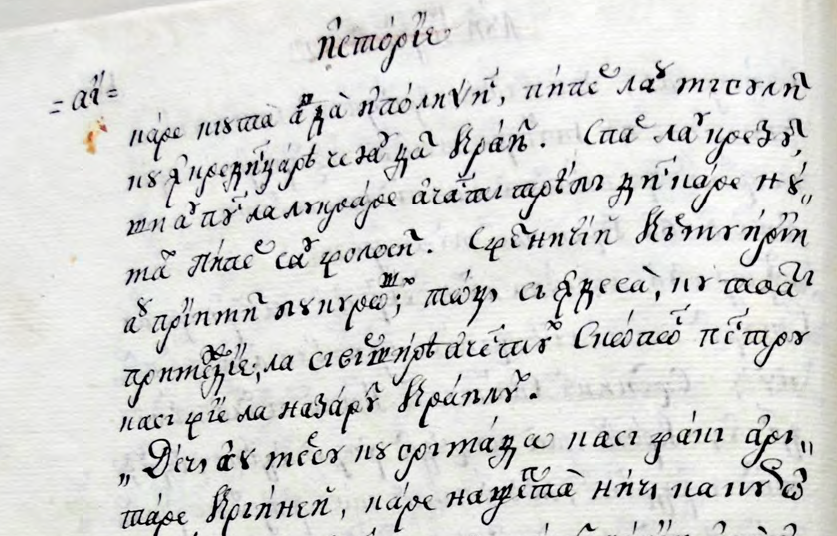
#> input picture Rows.png, 837 x 536 px
$ python Ideea1_FilterAndRidge.py
#> lines starting #> are read from the running program, lines starting #| are printed output that depends on the picture
### utils.py
import numpy as np

def ridge_following(I, start_point, max_stride=1, stop_thresh = 0.5):

    assert len(I.shape)==2
    total_cols = I.shape[1]

    start_row, start_col = start_point

    # Prepare output vector, start with -1
    ridge = -1 * np.ones(total_cols, dtype=int)
    ridge[start_col] = start_row

    # Follow ridge to the right of start_point
    max_value = I[start_row, start_col]
    for i in range(start_col+1, total_cols):

        # row = ridge[i]
        # col = i
        lower_search_limit = max(0, ridge[i-1] - max_stride)
        upper_search_limit = min(I.shape[0], ridge[i-1] + max_stride + 1)
        ridge[i] = lower_search_limit + np.argmax(I[lower_search_limit : upper_search_limit, i])

        # Update max value
        max_value = max(max_value, I[ridge[i],i])

        # Check termination
        if I[ridge[i],i] < stop_thresh * max_value:
            ridge[i] = -1  # undo last point
            break

    # Follow ridge to the left of start_point
    max_value = I[start_row, start_col]
    for i in range(start_col-1, -1, -1):
        # Find next point on ridge
        lower_search_limit = max(0, ridge[i+1] - max_stride)
        upper_search_limit = min(I.shape[0], ridge[i+1] + max_stride + 1)
        ridge[i] = lower_search_limit + np.argmax(I[lower_search_limit : upper_search_limit, i])

        # Update max value
        max_value = max(max_value, I[ridge[i],i])

        # Check termination
        if I[ridge[i],i] < stop_thresh * max_value:
            ridge[i] = -1
            break

    return ridge

### Ideea1_FilterAndRidge.py
# %%
import numpy as np
import scipy as sp
import scipy.interpolate, scipy.signal
import skimage as ski
import skimage.color, skimage.filters

import matplotlib.pyplot as plt
#plt.rcParams['figure.dpi'] = 300

from utils import ridge_following

I = plt.imread('Rows.png')
#> I is the input picture: shape (536, 837, 3) float32; mean R, G, B 0.837, 0.838, 0.83
I = ski.color.rgb2gray(I)
#> I: shape (536, 837) float32
# plt.figure()
# plt.imshow(I, cmap='gray')
# # plt.show()

# Invert
maxval = np.max(I)
#> maxval = 1
Iinv = maxval - I
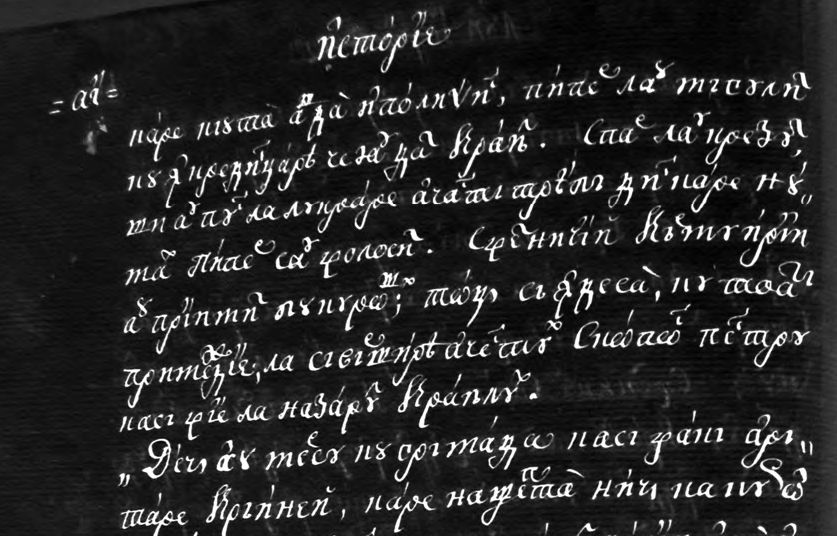
#> Iinv: shape (536, 837) float32; min 0, max 1, mean 0.162
# plt.figure()
# plt.imshow(Iinv, cmap='gray')
# # plt.show()

# Gaussian filtering
If = ski.filters.gaussian(Iinv, sigma=[5, 50])
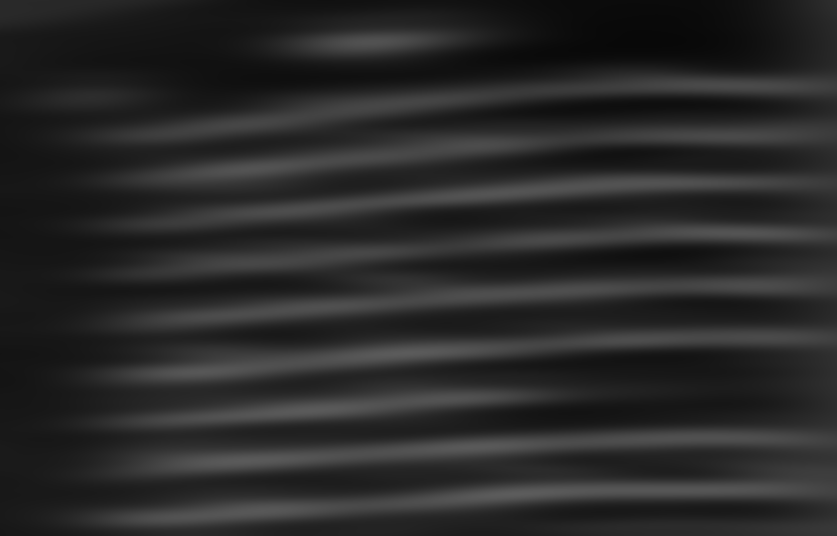
#> If: shape (536, 837) float32; min 0.0333, max 0.363, mean 0.163
plt.figure()
plt.imshow(If, cmap='gray')
#plt.show()
#plt.imsave('If.png', If, cmap='gray')

# Histogram of a band in the middle part
band_x = int(I.shape[1] / 2)
#> band_x = 418
band_halfwidth = 50
h = np.sum(If[:, band_x-band_halfwidth:band_x+band_halfwidth], axis=1)
#> h = 536 values, max 34.54 at index 352, min 7.02 at index 73, mean 18.8
# [8 lines of commented-out code are left out]

peaks, _ = scipy.signal.find_peaks(h)
#> peaks = [40, 101, 152, 199, 250, 300, 352, 401, 450, 501]
#plt.plot(h)
#plt.plot(peaks, h[peaks], "o")

If2 = np.copy(I)

# Follow ridges and plot
ridges = []
for peak in peaks:

    ridge = ridge_following(If, [peak,band_x], stop_thresh=0.5)

    # Mark on figure
    for c in range(If2.shape[1]):
        if ridge[c] != -1:
            If2[ridge[c],c] = 0

    ridges.append(ridge)
#> this loop made 10 passes
#> (peak, start_row in ridge_following) on passes 1 to 10: (40, 40), (101, 101), (152, 152), (199, 199), (250, 250), (300, 300), (352, 352), (401, 401), (450, 450), (501, 501)
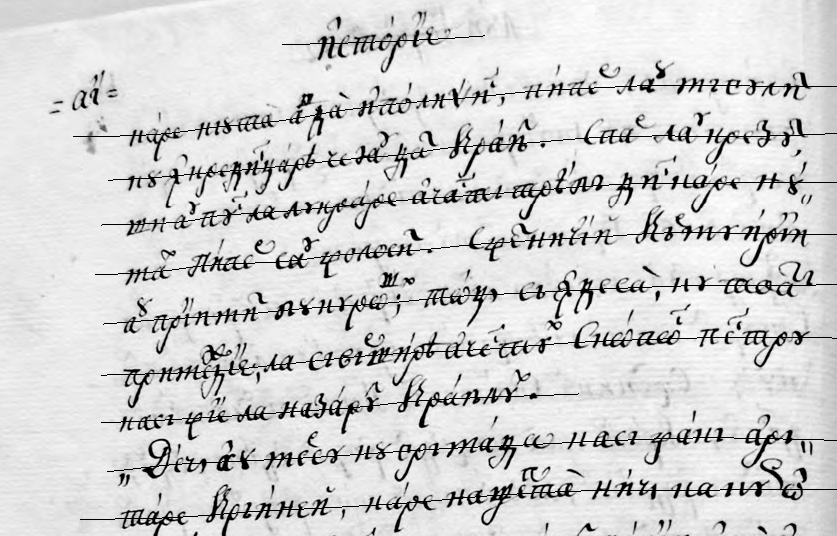
#> If2: shape (536, 837) float32; min 0, max 1, mean 0.828
#> after the loop, ridges = 10 items

# plt.figure()
# plt.imshow(If2, cmap='gray')
# plt.imsave('If2.png', If2, cmap='gray')

# Smoothing
plt.figure()
for ridge in ridges:

    # Limit to part != -1
    x = np.array(range(I.shape[1]))
    x_actual = x[ridge != -1]
    y_actual = ridge[ridge != -1]

    spl = sp.interpolate.UnivariateSpline(x_actual, y_actual, k=1, s=len(x)/2)
    plt.plot(x_actual, spl(x_actual))
#> this loop made 10 passes
plt.gca().invert_yaxis()
plt.show()
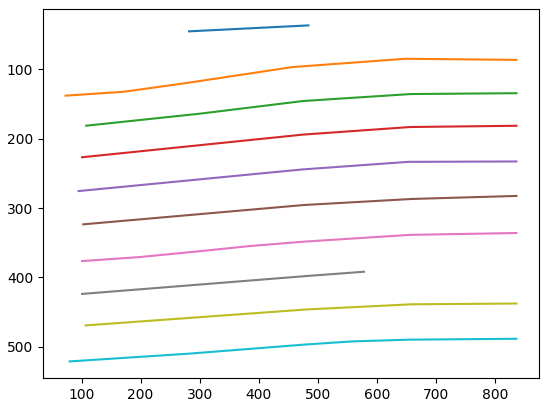
#> figure drawn by matplotlib, 1 panel; curve peaks at x = 282, y = 44.99; curve peaks at x = 73, y = 137.7; curve peaks at x = 108, y = 181.1

# Smoothing 2D
plt.figure()
for ridge in ridges:

    # Limit to part != -1
    x = np.array(range(I.shape[1]))
    x_actual = x[ridge != -1]
    y_actual = ridge[ridge != -1]

    spl = sp.interpolate.UnivariateSpline(x_actual, y_actual, k=1, s=len(x)/2)
    plt.plot(x_actual, spl(x_actual))
plt.gca().invert_yaxis()
plt.show()


pass
